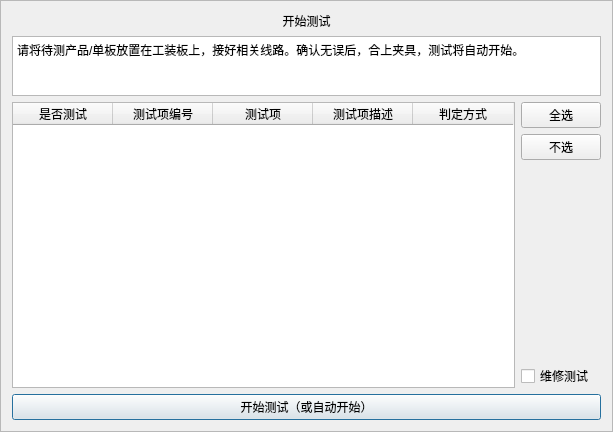
<?xml version="1.0" encoding="UTF-8"?>
<ui version="4.0">
 <class>Frame</class>
 <widget class="QFrame" name="Frame">
  <property name="geometry">
   <rect>
    <x>0</x>
    <y>0</y>
    <width>613</width>
    <height>432</height>
   </rect>
  </property>
  <property name="sizePolicy">
   <sizepolicy hsizetype="Expanding" vsizetype="Expanding">
    <horstretch>0</horstretch>
    <verstretch>0</verstretch>
   </sizepolicy>
  </property>
  <property name="windowTitle">
   <string>Frame</string>
  </property>
  <property name="frameShape">
   <enum>QFrame::StyledPanel</enum>
  </property>
  <property name="frameShadow">
   <enum>QFrame::Raised</enum>
  </property>
  <layout class="QVBoxLayout" name="verticalLayout_2">
   <item>
    <widget class="QLabel" name="label">
     <property name="text">
      <string>开始测试</string>
     </property>
     <property name="alignment">
      <set>Qt::AlignCenter</set>
     </property>
    </widget>
   </item>
   <item>
    <widget class="QTextBrowser" name="desc">
     <property name="sizePolicy">
      <sizepolicy hsizetype="Expanding" vsizetype="Fixed">
       <horstretch>0</horstretch>
       <verstretch>0</verstretch>
      </sizepolicy>
     </property>
     <property name="maximumSize">
      <size>
       <width>16777215</width>
       <height>60</height>
      </size>
     </property>
     <property name="frameShadow">
      <enum>QFrame::Plain</enum>
     </property>
     <property name="lineWidth">
      <number>0</number>
     </property>
     <property name="html">
      <string>&lt;!DOCTYPE HTML PUBLIC &quot;-//W3C//DTD HTML 4.0//EN&quot; &quot;http://www.w3.org/TR/REC-html40/strict.dtd&quot;&gt;
&lt;html&gt;&lt;head&gt;&lt;meta name=&quot;qrichtext&quot; content=&quot;1&quot; /&gt;&lt;style type=&quot;text/css&quot;&gt;
p, li { white-space: pre-wrap; }
&lt;/style&gt;&lt;/head&gt;&lt;body style=&quot; font-family:'SimSun'; font-size:9pt; font-weight:400; font-style:normal;&quot;&gt;
&lt;p style=&quot; margin-top:0px; margin-bottom:0px; margin-left:0px; margin-right:0px; -qt-block-indent:0; text-indent:0px;&quot;&gt;&lt;span style=&quot; font-family:'宋体';&quot;&gt;请将待测产品/单板放置在工装板上，接好相关线路。确认无误后，合上夹具，测试将自动开始。&lt;/span&gt;&lt;/p&gt;&lt;/body&gt;&lt;/html&gt;</string>
     </property>
    </widget>
   </item>
   <item>
    <layout class="QHBoxLayout" name="horizontalLayout">
     <item>
      <widget class="QTableWidget" name="testItemTable">
       <property name="editTriggers">
        <set>QAbstractItemView::NoEditTriggers</set>
       </property>
       <attribute name="verticalHeaderVisible">
        <bool>false</bool>
       </attribute>
       <column>
        <property name="text">
         <string>是否测试</string>
        </property>
       </column>
       <column>
        <property name="text">
         <string>测试项编号</string>
        </property>
       </column>
       <column>
        <property name="text">
         <string>测试项</string>
        </property>
       </column>
       <column>
        <property name="text">
         <string>测试项描述</string>
        </property>
       </column>
       <column>
        <property name="text">
         <string>判定方式</string>
        </property>
       </column>
      </widget>
     </item>
     <item>
      <layout class="QVBoxLayout" name="verticalLayout">
       <item>
        <widget class="QPushButton" name="selectAllButton">
         <property name="text">
          <string>全选</string>
         </property>
        </widget>
       </item>
       <item>
        <widget class="QPushButton" name="deselectAllButton">
         <property name="text">
          <string>不选</string>
         </property>
        </widget>
       </item>
       <item>
        <spacer name="verticalSpacer">
         <property name="orientation">
          <enum>Qt::Vertical</enum>
         </property>
         <property name="sizeHint" stdset="0">
          <size>
           <width>20</width>
           <height>108</height>
          </size>
         </property>
        </spacer>
       </item>
       <item>
        <widget class="QCheckBox" name="isMend">
         <property name="text">
          <string>维修测试</string>
         </property>
        </widget>
       </item>
      </layout>
     </item>
    </layout>
   </item>
   <item>
    <widget class="QPushButton" name="startTestButton">
     <property name="text">
      <string>开始测试（或自动开始）</string>
     </property>
     <property name="autoDefault">
      <bool>true</bool>
     </property>
     <property name="default">
      <bool>true</bool>
     </property>
     <property name="flat">
      <bool>false</bool>
     </property>
    </widget>
   </item>
  </layout>
 </widget>
 <tabstops>
  <tabstop>startTestButton</tabstop>
  <tabstop>desc</tabstop>
 </tabstops>
 <resources/>
 <connections/>
</ui>
